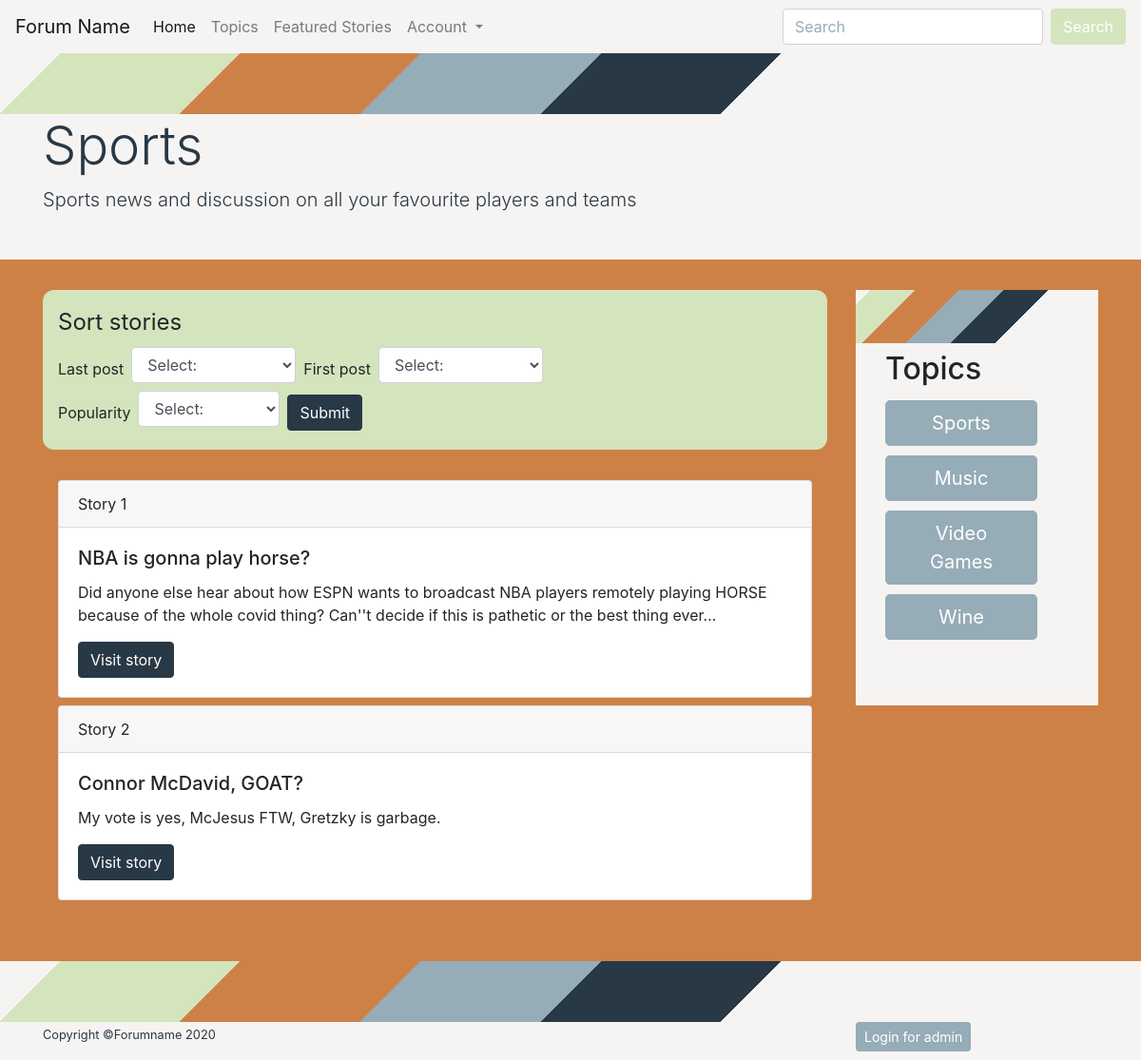
Before: /topic.php?id=1 with the older database file.
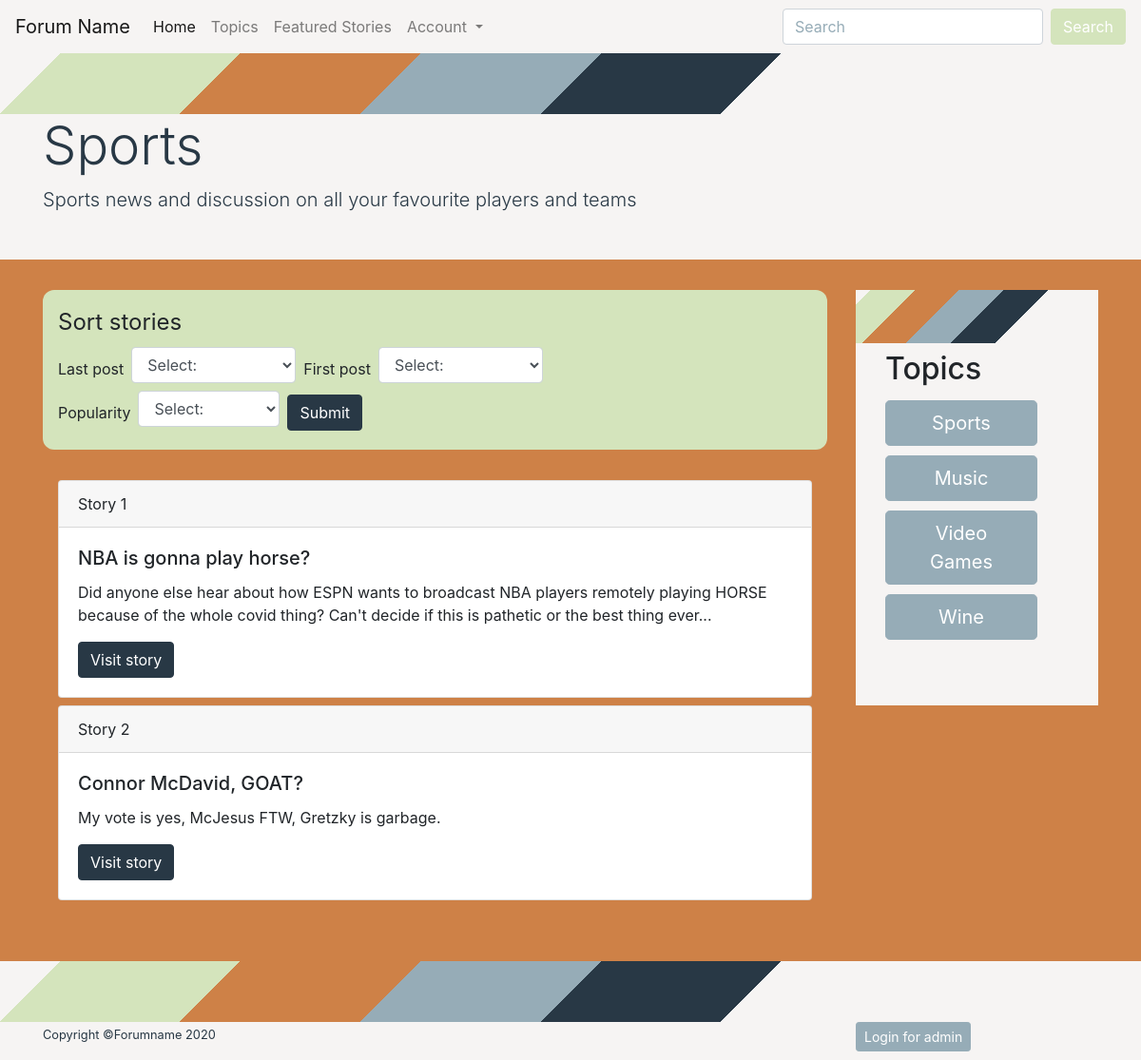
After: the same page with the newer database file.
### tables this page shows
CREATE TABLE story (
  storyID INT PRIMARY KEY AUTO_INCREMENT,
  storyName VARCHAR(255),
  storyContent TEXT,
  topicID INT,
  userID INT,

  FOREIGN KEY (topicID) REFERENCES topic(topicID)
    ON DELETE CASCADE,
  FOREIGN KEY (userID) REFERENCES profile(userID)
    ON DELETE CASCADE
);

### topic.php (the view, shortened to what this page needs)
<!doctype html>
<html lang="en">
  <head>
    <link rel="stylesheet" href="css/bootstrap.min.css">
    <link rel="stylesheet" href="css/main.css" />
  </head>
  <body>
    <?php
      include 'include/navbar.php';
    ?>
<div class="jumbotron jumbotron-fluid">
  <div class="container">
    <?php
    try{
      $pdo = openConnection();
      if(isset($_GET['id'])) {
        $topicId = $_GET['id'];
        $SQL = "SELECT * FROM topic WHERE topicID = ?";
        $stmt = $pdo->prepare($SQL);
        $stmt->execute([$topicId]);
        while($row = $stmt->fetch()) {
          echo "
          <h1 class=\"display-4\">".$row['topicName']."</h1>
          <p class=\"lead\">".$row['topicDesc']."</p>
          ";
        }
      } else {
        echo "<h1 class=\"display-4\">Not a topic!</h1>";
        echo "<p class=\"lead\">How did you get here? This isn't supposed to happen... Go back home and try again!</p>";
      }
    } catch(PDOException $e) {
      die($e->getMessage());
    }
    ?>
  </div>
</div>
<div class="container">
  <div class="row">
    <div class="col-sm-9">
      <div class="text-enter-container sortbar">
        <form class="form-inline" name="sortbar" method="post" action="topic.php">
          <legend>Sort stories</legend>
          <div class="form-group">
            <label for="lastPost" class="mr-sm-2">Last post</label>
            <select class="form-control mb-2 mr-sm-2" id="lastPost">
              <option>Select:</option>
            </select>
            <label for="firstPost" class="mr-sm-2">First post</label>
            <select class="form-control mb-2 mr-sm-2" id="firstPost">
              <option>Select:</option>
            </select>
          </div>
          <div class="form-group">
            <label for="popularity" class="mr-sm-2">Popularity</label>
            <select class="form-control mb-2 mr-sm-2" id="date">
              <option>Select:</option>
            </select>
            <button type="submit" class="btn btn-primary" onclick="return validateLogin()">Submit</button>
          </div>
        </form>
      </div>
      <?php
      try{
        $pdo = openConnection();
        if(isset($_GET['id'])) {
          $counter = 1;
          $topicId = $_GET['id'];
          $SQL = "SELECT * FROM story WHERE topicID = ?";
          $stmt = $pdo->prepare($SQL);
          $stmt->execute([$topicId]);
          while($row = $stmt->fetch()) {
            echo "
            <div class=\"card\">
              <div class=\"card-header\">
                Story ".$counter++."
              </div>
              <div class=\"card-body\">
                <h5 class=\"card-title\">".$row['storyName']."</h5>
                <p class=\"card-text\">
                  ".$row['storyContent']."
                </p>
                <a href=\"story.php?id=".$row['storyID']."\" class=\"btn btn-primary\">Visit story</a>
              </div>
            </div>
            ";
          }
        } else {
          echo "<h2>No stories found for that topic!</h2>";
        }
      } catch(PDOException $e) {
        die($e->getMessage());
      }
      ?>
    </div>
    <div class="col-sm-3">
      <div class="sticky-top">
        <div class="col-sm-3">
          <h2>Topics</h2>
          <?php include 'include/topicSidebar.php'; ?>
        </div>
      </div>
    </div>
  </div>
</div>
<?php
  include 'include/footer.php';
?>
  </body>
</html>

Changed rows visible on the page:
changed story "NBA is gonna play horse?": storyContent "…the whole covid thing? Can''t decide if this is…" → "…the whole covid thing? Can't decide if this is…"
